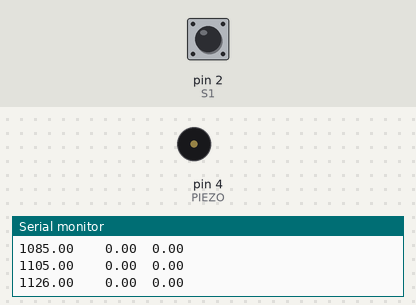
Bench run of a sketch on a simulated Arduino Uno, built with avr-gcc and run on an emulated ATmega328P. On the bench: buzzer (waves = sounding), the last lines printed to the serial monitor. Inputs (shaded band) come from the test bench; at power-on: pin 2 (S1) HIGH.

Above: at 1.2 s.
1.3 s: pin 2 (S1) pulled LOW for 0.15 s
At 1.64 s:
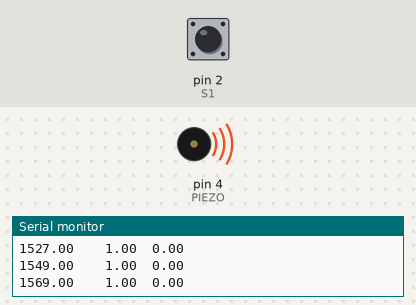
Timing chart, 0 to 10.3 s (numbered marks = the images above; inputs shaded):
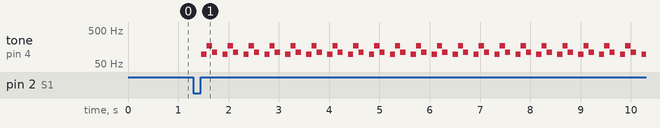

Measured:
- after the input at 1.3 s, tone on pin 4 (PIEZO): silent → 98 Hz after 0.16 s, then repeats every 0.42 s: 175 Hz 0.10 s, 110 Hz 0.10 s, silent 0.10 s, 98 Hz 0.10 s

The sketch:

LAB6-todo-.ino
```cpp
//LAB6 G0 11D
#define Trig 7
#define Echo 8
#define S1 2
#define PIEZO 4
#define G2 98
#define A2 110
#define F3 175
bool check;
float dist;
int cont=0;

void setup() {
  Serial.begin(9600);
  pinMode(Trig,OUTPUT);
  pinMode(Echo,INPUT);
  pinMode(S1, INPUT_PULLUP);
  pinMode(PIEZO,OUTPUT);
}

///////////////////////////////////////////
//////SONAR
void distance(int pinTrig, int pinEcho, int rate){
  //Inicializar os estados
  static const int ESPERA=0;
  static const int ENVIO_PULSO=1;
  static const int ANTES_ECHO=2;
  static const int ECHO_RUN=3;
  static const int MEDE_DISTANCIA=4;

  //inicializar variaveis
  static unsigned long tw=micros();
  static unsigned long t0=millis();
  static unsigned long t1=micros();
  rate = 1000/rate;

  static int state=ESPERA;

  switch (state){
    case ESPERA:
     if (millis()-t0>=rate)
     {
        t0=millis();
        state=ENVIO_PULSO;
     }
    break;
    //Caso ENVIO_PULSO
    case ENVIO_PULSO:
      tw=micros();
      digitalWrite(pinTrig, HIGH);
      if(micros()-tw>=10){
        digitalWrite(pinTrig, LOW);
        tw=micros();
        state=ANTES_ECHO;
      }
    break;
    //Caso ANTES_ECHO
    case ANTES_ECHO:
    if(digitalRead(pinEcho) == HIGH){
      t1=micros();
      state=ECHO_RUN;
      }
    break;
    //Caso ECHO_RUN
    case ECHO_RUN:
      if(digitalRead(pinEcho) == LOW){
      	state=MEDE_DISTANCIA;
      }
    break;
    //Caso MEDE_DISTANCIA
    case MEDE_DISTANCIA:
      dist=(micros()-t1)/58.0;
      t1=micros();
      t0=millis();
      state=ESPERA;
    break;
  }
}

///////////////////////////////////////
/////CSV
void  printCSV(int rate, float val1, float val2, float val3){
  //Inicializar os estados
  static const int WAIT=0;
  static const int PRINT=1;

  //Inicializar variaveis
  static unsigned long t0=millis(), t1;

  static int state = WAIT;

  switch (state){
    //Caso WAIT
    case WAIT:
      t1=millis()-t0;
      if(t1>1000/rate){
          state = PRINT;
        }
    break;
	//Caso PRINT
    case PRINT:
      Serial.print(val1);
      Serial.print('\t');
      Serial.print('\t'); //derivado ao millis que ocupa muito espaço
      Serial.print(val2);
      Serial.print('\t');
      Serial.println(val3);
      state = WAIT;
    break;
  }
}
///////////////////////////////////////
/////DET
void toque(int pinBotao)
{
  const int PENDING = 0, SCANNING = 1, PRINTING=2;
  static int state = PENDING;
  static bool b;
  switch (state)
  {
    //Caso PENDING
    case PENDING:
      b = digitalRead(pinBotao);
      if(b == LOW)
      {
        check=false;
        state = SCANNING;
      }
    break;
    //Caso SCANNING
    case SCANNING:
      b = digitalRead(pinBotao);
      if( b == HIGH)
      {
        check=true;
        state = PRINTING;
      }
    break;
    //Caso PRINTING
    case PRINTING:
        Serial.println("Detetado toque no botão");
        state = PENDING;
    break;
  }
}
///////////////////////////////////////
/////CONT
void contador(int pin)
{
  const int CONTAGEM = 0 , ESPERA=1, PRINT=2;

  static bool b;

  static int state = CONTAGEM;
  switch (state)
  {
    //Caso CONTAGEM
    case CONTAGEM:
     b = digitalRead(pin);
     if(b==LOW)
     {
       cont= cont + 1;
       state= ESPERA;
     }
    break;
    //Caso ESPERA
    case ESPERA:
     b = digitalRead(pin);
     if (b==HIGH)
     {
       state=PRINT;
     }
    break;
    //Caso PRINT
    case PRINT:
     state=CONTAGEM;
    break;
  }
}
///////////////////////////////////////
/////PIEZO

void melodia(int duration, int nota1, int nota2, int nota3){
  unsigned long T=duration;
  static const int NOTE_1=0, NOTE_2=1, NOTE_3=2, ESPERA=3;
  static int state=NOTE_1;
  static unsigned long t0=micros();
  switch (state)
  {
    //Caso NOTE_1
    case NOTE_1:
      if (millis()-t0>T && check==true){
        tone(PIEZO, nota1);
        t0 = millis();
        state = NOTE_2;
      }
    break;
    //Caso NOTE_2
    case NOTE_2:
      if (millis()-t0>T){
        tone(PIEZO, nota3);
        t0 = millis();
        state = NOTE_3;
      }
    break;
    //Caso NOTE_3
    case NOTE_3:
      if (millis()-t0>T){
        tone(PIEZO, nota2);
        t0 = millis();
        state = ESPERA;
      }
    //Caso ESPERA
    case ESPERA:
      if (millis()-t0>T){
        noTone(PIEZO);
        t0 = millis();
        state = NOTE_1;
      }
    break;
 }
}

void loop() {
  distance(Trig, Echo, 10);
  printCSV(10, millis(), cont, dist);
  melodia(100, G2, A2, F3);
  toque(S1);
  contador(S1);
}
```
